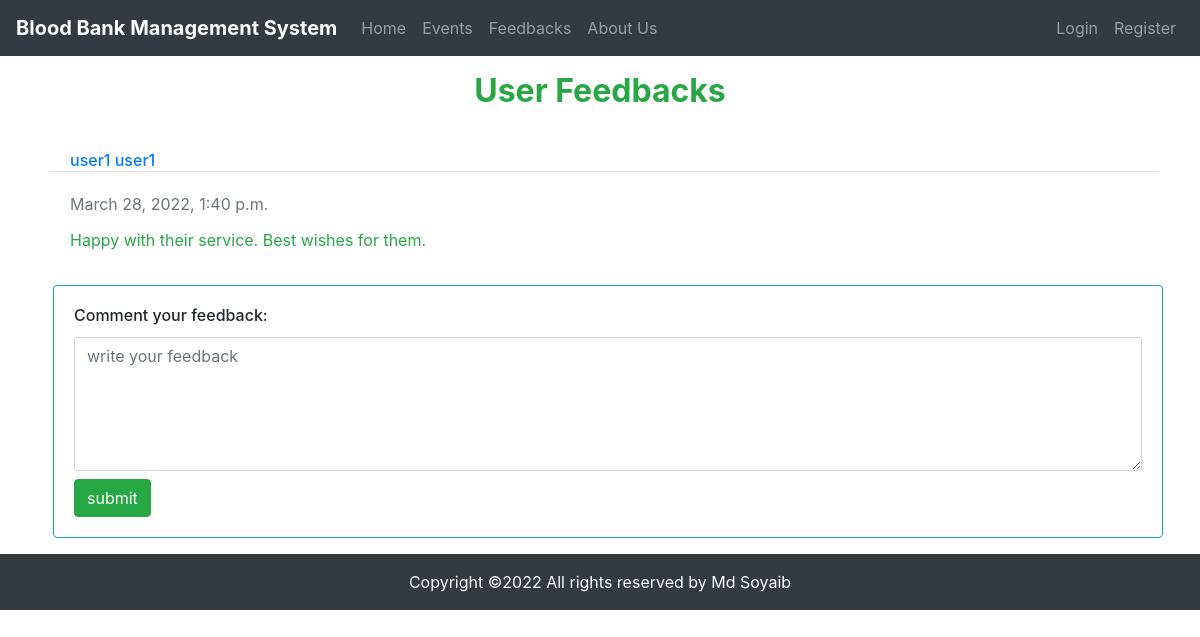
Page /feedback on the earlier database version.
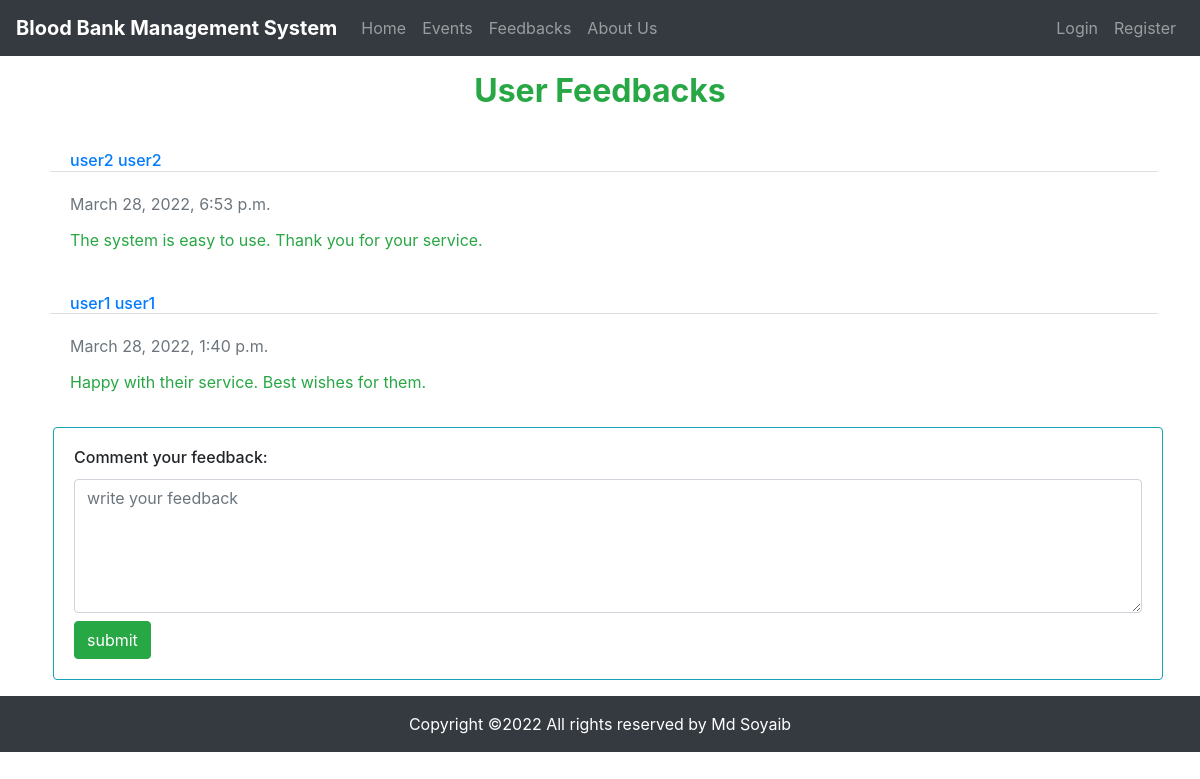
Same page on the later database version.
### app/models.py (models this page shows)
class Feedback(models.Model):
    name = models.CharField(verbose_name=_("user name"), max_length=255, null=True, blank=True)
    feedback = models.TextField(null=True, blank=True)
    created_at = models.DateTimeField(auto_now_add=True, blank=True, null=True)
    updated_at = models.DateTimeField(auto_now=True, blank=True, null=True)

### app/views.py (the view, shortened to what this page needs)
# urls.py: path('feedback', Feedbacks.as_view(), name="feedback"),
class Feedbacks(View):
    def get(self, request):
        feedback = Feedback.objects.all().order_by('-id')
        return render(request, 'feedback.html', {'feedback': feedback})

### templates/feedback.html (shortened to what this page needs)
{% extends 'base.html' %}
{% block content %}
    <div class="container">
        <div class="row">
            <div class="col-lg-12 text-center pt-3 pb-3 text-success">
                <h2><b>User Feedbacks</b></h2>
            </div>
            {% for feedback in feedback %}
            <div class="col-lg-12 m-1">
                <div class="card border border-white">
                    <h6 class="card-header bg-white pb-0 text-primary">{{feedback.name}}</h6>
                    <div class="card-body">
                        <p class="card-title text-secondary pt-0">{{feedback.created_at}}</p>
                        <p class="card-text text-success">{{feedback.feedback}}</p>
                    </div>
                </div>
            </div>
            {% endfor %}
            <div class="col-lg-12 ml-2 mt-2 mr-2 mb-3">
                <div class="card border border-info">
                    <div class="card-body">
                        <form method="post" action="feedback">
                            <h6 class="card-title">Comment your feedback: </h6>
                            <textarea class="form-control" rows="5" id="feedback" name="feedback" placeholder="write your feedback"></textarea>
                            <input type="submit" class="fourth ml-0 mt-2 mb-0 btn btn-success" value="submit">
                        </form>
                    </div>
                </div>
            </div>
        </div>
    </div>
{% endblock content %}

Differences in the rows shown:
added Feedback: name "user2 user2", created_at "March 28, 2022, 6:53 p.m.", feedback "The system is easy to use. Thank you for your service."
